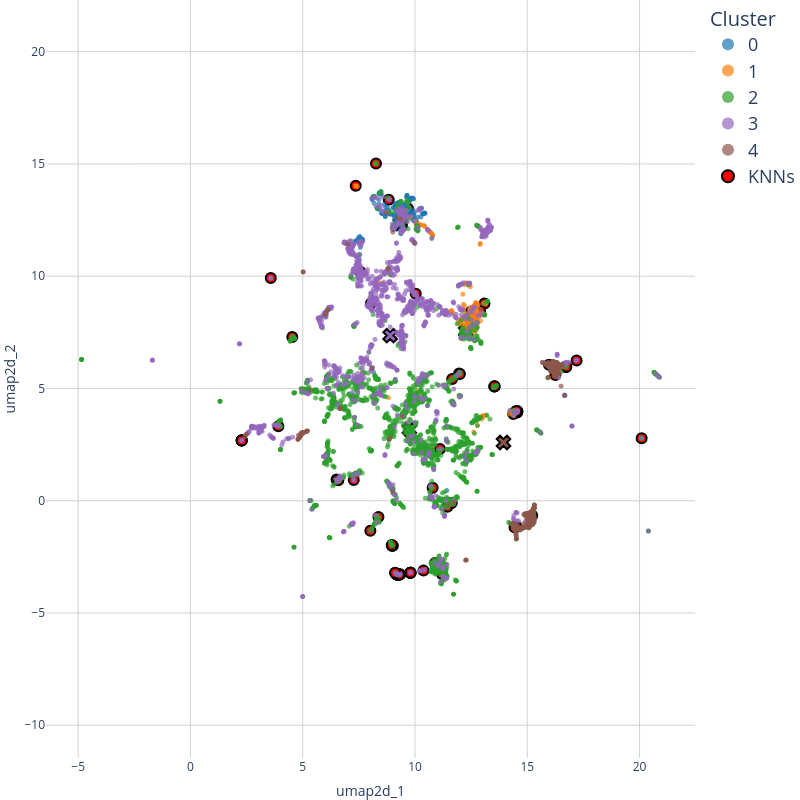

The code cell stored with this chart in its notebook:
### Code cell
# UMAP 2D

# Calcular centroides de cada cluster
centroids = df.groupby(clustering_method)[['umap2d_1', 'umap2d_2']].mean().reset_index()

custom_colors = [
    "#1f77b4", "#ff7f0e", "#2ca02c", "#9467bd", 
    "#8c564b", "#e377c2", "#7f7f7f", "#bcbd22", "#17becf", "#f6a828"
]

custom_colors = custom_colors[:len(clusters)]

# Crear gráfico de dispersión interactivo
fig = px.scatter(
    df, 
    x='umap2d_1',
    y='umap2d_2',
    size=None,
    color=clustering_method,
    color_discrete_sequence=custom_colors,
    hover_data=[clustering_method, 'title'],
    hover_name='title',
    opacity=0.7,
    category_orders={clustering_method: clusters}
)

# Fondo blanco, grilla visible y ejes definidos
fig.update_layout(
    plot_bgcolor='white',
    paper_bgcolor='white',
    xaxis=dict(
        title='umap2d_1',
        showgrid=True,
        gridcolor='lightgray',
        gridwidth=1,
        zeroline=False,
        scaleanchor="y"
    ),
    yaxis=dict(
        title='umap2d_2',
        showgrid=True,
        gridcolor='lightgray',
        gridwidth=1,
        zeroline=False,
        scaleanchor="x"
    ),
    width=800,
    height=800,
    legend_title_text='Cluster',
    legend_title_font_size=20,  # Tamaño más grande para el título de la leyenda
    legend_font_size=18,        # Tamaño más grande para el texto de la leyenda
    legend_tracegroupgap=10,    # Espaciado entre grupos de leyenda
    legend_traceorder='normal', # Orden normal de leyenda
    legend_itemwidth=30,        # Ancho de los elementos de la leyenda
    legend_itemsizing='constant' # Mantener el tamaño de los símbolos constante
)

# Personalizar el formato del tooltip
fig.update_traces(
    marker=dict(size=5),
    hovertemplate="<b>Title:</b> %{hovertext}<br>" +
                  "<b>Cluster:</b> %{customdata[0]}<br>" +
                  "<b>X:</b> %{x}<br>" +
                  "<b>Y:</b> %{y}<br>" +
                  "<extra></extra>"
)

# Agregar puntos resaltados (KNNs) en rojo
fig.add_scatter(
    x=df.loc[knn_idxs[0], 'umap2d_1'],
    y=df.loc[knn_idxs[0], 'umap2d_2'],
    mode='markers',
    marker=dict(color='red', size=10, line=dict(color='black', width=2)),
    name='KNNs',
    showlegend=True,
    customdata=df.loc[knn_idxs[0], [clustering_method]],
    hovertext=df.loc[knn_idxs[0], 'title'],
    hovertemplate="<b>Title:</b> %{hovertext}<br>" +
                  "<b>Cluster:</b> %{customdata[0]}<br>" +
                  "<b>X:</b> %{x}<br>" +
                  "<b>Y:</b> %{y}<br>" +
                  "<extra></extra>"
)

# Asociar colores a cada cluster
cluster_colors = dict(zip(df[clustering_method].cat.categories, custom_colors))

# Agregar centroides con los colores correspondientes
for cluster in centroids[clustering_method]:
    centroid = centroids[centroids[clustering_method] == cluster]
    fig.add_scatter(
        x=centroid['umap2d_1'],
        y=centroid['umap2d_2'],
        mode='markers',
        marker=dict(color=cluster_colors[cluster], size=12, symbol='x', line=dict(color='black', width=2)),
        name=f'Centroid {cluster}',
        showlegend=False
    )

# Guardar gráfico como PDF

fig.update_layout(
    margin=dict(l=0, r=0, t=0, b=0)  # l = left, r = right, t = top, b = bottom
)

fig.write_image("../data/output/UMAP.pdf")

# Mostrar gráfico
fig.show()

### Figure 1 — Plotly figure (JSON) as saved in the notebook; plotly's stock layout.template omitted (floating-point values rounded to 4 significant figures; data arrays with more than 128 entries replaced by an {"elided": "..."} marker saying what was removed)
{"data": [{"customdata": {"elided": "465x2 mixed values"}, "hovertemplate": "<b>Title:</b> %{hovertext}<br><b>Cluster:</b> %{customdata[0]}<br><b>X:</b> %{x}<br><b>Y:</b> %{y}<br><extra></extra>", "hovertext": {"elided": "465 str values"}, "legendgroup": "0", "marker": {"color": "#1f77b4", "opacity": 0.7, "size": 5, "symbol": "circle"}, "mode": "markers", "name": "0", "showlegend": true, "type": "scattergl", "x": {"elided": "465 float values"}, "xaxis": "x", "y": {"elided": "465 float values"}, "yaxis": "y"}, {"customdata": {"elided": "451x2 mixed values"}, "hovertemplate": "<b>Title:</b> %{hovertext}<br><b>Cluster:</b> %{customdata[0]}<br><b>X:</b> %{x}<br><b>Y:</b> %{y}<br><extra></extra>", "hovertext": {"elided": "451 str values"}, "legendgroup": "1", "marker": {"color": "#ff7f0e", "opacity": 0.7, "size": 5, "symbol": "circle"}, "mode": "markers", "name": "1", "showlegend": true, "type": "scattergl", "x": {"elided": "451 float values"}, "xaxis": "x", "y": {"elided": "451 float values"}, "yaxis": "y"}, {"customdata": {"elided": "3124x2 mixed values"}, "hovertemplate": "<b>Title:</b> %{hovertext}<br><b>Cluster:</b> %{customdata[0]}<br><b>X:</b> %{x}<br><b>Y:</b> %{y}<br><extra></extra>", "hovertext": {"elided": "3124 str values"}, "legendgroup": "2", "marker": {"color": "#2ca02c", "opacity": 0.7, "size": 5, "symbol": "circle"}, "mode": "markers", "name": "2", "showlegend": true, "type": "scattergl", "x": {"elided": "3124 float values"}, "xaxis": "x", "y": {"elided": "3124 float values"}, "yaxis": "y"}, {"customdata": {"elided": "1813x2 mixed values"}, "hovertemplate": "<b>Title:</b> %{hovertext}<br><b>Cluster:</b> %{customdata[0]}<br><b>X:</b> %{x}<br><b>Y:</b> %{y}<br><extra></extra>", "hovertext": {"elided": "1813 str values"}, "legendgroup": "3", "marker": {"color": "#9467bd", "opacity": 0.7, "size": 5, "symbol": "circle"}, "mode": "markers", "name": "3", "showlegend": true, "type": "scattergl", "x": {"elided": "1813 float values"}, "xaxis": "x", "y": {"elided": "1813 float values"}, "yaxis": "y"}, {"customdata": {"elided": "448x2 mixed values"}, "hovertemplate": "<b>Title:</b> %{hovertext}<br><b>Cluster:</b> %{customdata[0]}<br><b>X:</b> %{x}<br><b>Y:</b> %{y}<br><extra></extra>", "hovertext": {"elided": "448 str values"}, "legendgroup": "4", "marker": {"color": "#8c564b", "opacity": 0.7, "size": 5, "symbol": "circle"}, "mode": "markers", "name": "4", "showlegend": true, "type": "scattergl", "x": {"elided": "448 float values"}, "xaxis": "x", "y": {"elided": "448 float values"}, "yaxis": "y"}, {"customdata": [[1], [2], [2], [3], [3], [2], [3], [3], [3], [2], [1], [3], [3], [1], [2], [2], [2], [2], [2], [3], [3], [3], [3], [0], [3], [2], [3], [3], [3], [2], [2], [0], [3], [3], [3], [3], [3], [3], [3], [3], [3], [3], [3], [3], [3], [3], [3], [3], [2], [2], [3], [4], [4], [2], [3], [3], [2], [3], [3], [3], [3], [3], [4], [3], [3], [2], [3], [3], [3], [3], [3], [3], [3], [0], [3], [3], [3], [1], [2], [3], [3], [3], [2], [3], [3], [3], [2], [2], [2], [1], [2], [2], [3], [3], [2], [2], [3], [4], [2], [2]], "hovertemplate": "<b>Title:</b> %{hovertext}<br><b>Cluster:</b> %{customdata[0]}<br><b>X:</b> %{x}<br><b>Y:</b> %{y}<br><extra></extra>", "hovertext": ["a control strategy for modular multilevel converters based on arm current control under grid side open circuit fault", "a generic lyapunov based observer for double star chopper cell bridge cell modular multilevel cascade converters", "a grid connected cascaded h bridge multilevel converter with quasi seven level selective harmonic elimination", "a hybrid intelligent control for dscc based modular statcom", "a method for detecting and localizing open circuit switch faults in mmcs using separable conv2d neural networks", "a peak current limit control technique in low voltage ride through operation of the star connected cascaded h bridges converter", "a review on the applications of reinforcement learning control for power electronic converters", "a robust predictive current control of t type three level power converters based on adaptive linear neural network", "active filtering with mmc hvdc systems design and small signal stability analysis", "adaptive ann based single pi controller for nine level puc inverter", "adaptive fault current limiting strategy for flexible dc power grids based on deep neural networks", "adaptive model predictive control using artificial neural network for power converters under parameter uncertainties", "ai assisted design integration of mvdc control and protection", "an adaptive modelling of neuro fuzzy and craziness pso algorithm for dc fault protection system", "an extended level model predictive control method with reduced current thd for modular multilevel converter battery energy storage system", "an intelligent control for m statcom applications", "an intelligent linearization control method for grid tied packed e cell inverter under load variations and parameters mismatch", "an on line capacitor condition monitoring method based on switching frequencies for modular multilevel converters", "analysis and optimization of matrix construction based voltage sensor reduction for mmcs", "application of neural network controller and policy gradient reinforcement learning on modular multilevel converter mmc a proof of concept", "artificial intelligence applications in the control and performance improvement of modular multilevel converters a review", "artificial intelligence techniques for enhancing the performance of controllers in power converter based systems an overview", "artificial neural network based online network strength estimation", "artificial neural network based pi control of battery energy storage system connected with mmc hvdc system", "auto tuned model predictive control based neural network controller for modular multilevel converters", "bayesian regularization based mpc for a hybrid modular multilevel converter", "capacitor parameter estimation based on wavelet transform and convolution neural network", "comprehensive full scale converter wind park initialization for electromagnetic transient studies", "condition monitoring for power converters via deep one class classification", "control and design of a modular multilevel cascade btb system using bidirectional isolated dc dc converters", "control and experiment of a 380 v 15 kw motor drive using modular multilevel cascade converter based on triple star bridge cells mmcc tsbc", "cooperative control of ffm csc using positive and negative trigger angle for offshore wind power transmission", "cyber secured modular multilevel converters against false data injection attacks through concurrent estimators", "data driven fault detection of multiple open circuit faults for mmc systems based on long short term memory networks", "data driven impedance identification and stability online assessment of dfig based wind farm integration with mmc hvdc", "data driven model predictive control for modular multilevel converters with reduced computational complexity", "data driven neural predictors based robust mpc for power converters", "denoising and voltage estimation in modular multilevel converters using deep neural networks", "design and analysis of the model predictive control implemented by the ann technique for mmc based rectifier with improved grid adaptability", "digital twin driven pi parameter evaluation method for grid connected converters", "distributed neural network observer for submodule capacitor voltage estimation in modular multilevel converters", "efficient digital twin construction for energy storage converter control using constrained neural networks", "enhancing control stability in mmc hvdc systems through data driven approaches", "event triggered neural predictor based fcs mpc for mmc", "fault detection in a multilevel inverter using artificial neural networks ann", "fault diagnosis and fault tolerant control algorithm based on neural network in modular multi level converter mmc", "fault diagnosis for modular multilevel converter mmc based on deep learning an edge implementation using binary neural network", "fuzzy approximation arx model based intelligent two horizon robust fcs mpc for power converter", "grid connected cascaded 17 level h bridge converter with selective harmonic elimination", "guest editorial special issue on design and validation methodologies for power electronics components and systems", "gwo based pi controller assisted half bridge sub module mmc for hybrid energy system", "high gain multilevel boost converter based synergetic mppt controller for standalone photovoltaic array", "high performance continuous current capacitive battery balancer with flexibility in battery cells connection and independent of cells location", "hybrid ann linear controller for maximum pv energy harvesting in grid tied packed e cell inverter", "hybrid condition monitoring for power converters learning based methods with statistical guarantees", "impedance identification method of mmc based on control physical information and data driven", "improved dc voltage utilization for the star connected cascaded h bridges converter under unbalanced voltage sags", "improving the resilience of modular multilevel converters using concurrent estimators", "inverse application of artificial intelligence for the control of power converters", "learning based uncertain dynamic verification of mmc hvdc offshore wind systems", "lifetime optimization by injecting circulating currents with a second order harmonic into mmcs", "machine learning assisted stability boundary determination of multiport autonomous reconfigurable solar power plants", "machine learning based control of integrated drive and chagre mode bi modular power converter for pv assisted light electric vehicle", "machine learning emulation of model predictive control for modular multilevel converters", "machine learning enhanced predictive control for modular multilevel converters in hvdc transmission systems", "model free sequential predictive control for mmc with variable candidate set", "model predictive control using artificial neural network for power converters", "multi objective power losses optimization of mmc based on multi population genetic algorithm for hvdc transmission system", "neural network based model predictive control approach for modular multilevel converters", "neural network based model predictive controllers for modular multilevel converters", "neural network controller based on direct and indirect model predictive for modular multilevel converters", "neural predictor based dynamic surface predictive control for power converters", "neural predictor based low switching frequency fcs mpc for mmc with online weighting factors tuning", "offshore low frequency ac transmission system based on back to back current source converters", "open circuit fault detection and localization in modular multilevel converters based on transformer neural networks", "optimized model predictive control using machine learning for hvdc modular multilevel converters", "optimized real time control for modular multilevel converters using adaptive neural networks", "overview of modeling schemes for mmc converter in flexible dc distribution network", "power management systems for harmonic elimination using federated learning approach", "predictor based data driven model free adaptive predictive control of power converters using machine learning", "predictor based neural network finite set predictive control for modular multilevel converter", "protecting modular multilevel converters mmc against ac fault by deadbeat control", "pv panels maximum power point tracking based on ann in three phase packed e cell inverter", "real time fault detection and identification for mmc using 1 d convolutional neural networks", "reinforcement learning based false data injection attacks detector for modular multilevel converters", "reinforcement learning based method to exploit vulnerabilities of false data injection attack detectors in modular multilevel converters", "reliability improvement of mmc in energy storage system using ann based sensorless estimation for sub module voltages", "review of digital controllers in power converters", "sequential predictive torque control of a six phase induction machine fed by a multi modular direct matrix converter", "soft single pole reclosing control for mmc connected ac transmission lines", "startup schemes for modular multilevel converter under different load conditions", "sub module capacitor voltage balancing control based on model prediction", "submodule short circuit fault diagnosis based on wavelet transform and support vector machines for modular multilevel converter with series and parallel connectivity", "supervised imitation learning of finite set model predictive control systems for power electronics", "temporal convolutional network based capacitor voltage prediction with reduced switching frequency for voltage balancing in mmc", "topology and control of a novel multiplexing arm selection type modular multilevel converter", "transfer learning framework for impedance characterization of modular multilevel converters", "utility scale energy storage systems converters and control", "voltage estimation for diode clamped mmcs based on a simplified neural network", "voltage estimation in combination with level adjusted phase shifted carrier modulation la psc for sensorless balancing of diode clamped modular multilevel converters mmcs"], "marker": {"color": "red", "line": {"color": "black", "width": 2}, "size": 10}, "mode": "markers", "name": "KNNs", "showlegend": true, "type": "scatter", "x": [14.37, 8.012, 13.53, 10.03, 14.55, 11.96, 9.221, 9.194, 8.036, 16.73, 13.09, 9.267, 9.193, 12.9, 10.89, 11.66, 16.73, 20.09, 8.371, 9.203, 9.212, 9.231, 9.19, 9.015, 9.198, 9.191, 9.193, 8.829, 14.56, 10.79, 11.45, 9.598, 2.28, 14.5, 9.187, 10.38, 9.802, 9.167, 9.254, 9.193, 9.122, 9.189, 9.182, 9.797, 9.186, 14.44, 9.193, 17.2, 13.54, 6.505, 16.25, 15.96, 14.52, 16.71, 14.56, 9.187, 12.0, 2.281, 9.215, 9.419, 6.586, 3.577, 14.43, 9.283, 9.276, 11.2, 9.274, 7.271, 9.194, 9.272, 9.182, 9.788, 9.797, 9.693, 14.54, 9.269, 9.197, 12.49, 13.55, 9.342, 9.799, 11.11, 16.74, 14.47, 2.283, 2.28, 8.99, 3.914, 11.64, 7.36, 4.533, 9.157, 14.52, 9.285, 9.112, 8.263, 7.549, 15.22, 8.976, 8.965], "y": [3.867, -1.337, 5.083, 9.221, 3.925, 5.668, -3.295, -3.251, 8.786, 5.961, 8.783, -3.276, -3.271, 8.446, -2.77, 5.421, 5.959, 2.786, -0.7253, -3.281, -3.285, -3.297, -3.271, -2.002, -3.269, -3.271, -3.271, 13.4, 3.986, 0.5809, -0.2696, 12.9, 2.683, 3.978, -3.271, -3.108, -3.204, -3.253, -3.275, -3.273, -3.213, -3.271, -3.269, -3.205, -3.272, 3.914, -3.269, 6.248, 5.089, 0.9411, 5.602, 6.06, -1.16, 5.963, 3.987, -3.272, 5.645, 2.685, -3.297, 12.3, 0.9116, 9.915, -1.187, -3.302, -3.292, -3.263, -3.277, 0.9282, -3.267, -3.291, -3.263, -3.206, -3.205, 13.01, 3.951, -3.29, -3.275, 8.423, 5.096, -3.271, -3.203, 2.3, 5.965, 3.932, 2.69, 2.684, -2.003, 3.319, -0.1036, 14.03, 7.293, -3.246, 3.991, -3.283, -3.206, 15.02, 10.21, -0.6598, -2.003, -1.973]}, {"marker": {"color": "#1f77b4", "line": {"color": "black", "width": 2}, "size": 12, "symbol": "x"}, "mode": "markers", "name": "Centroid 0", "showlegend": false, "type": "scatter", "x": [9.341], "y": [12.34]}, {"marker": {"color": "#ff7f0e", "line": {"color": "black", "width": 2}, "size": 12, "symbol": "x"}, "mode": "markers", "name": "Centroid 1", "showlegend": false, "type": "scatter", "x": [12.26], "y": [7.538]}, {"marker": {"color": "#2ca02c", "line": {"color": "black", "width": 2}, "size": 12, "symbol": "x"}, "mode": "markers", "name": "Centroid 2", "showlegend": false, "type": "scatter", "x": [9.747], "y": [3.173]}, {"marker": {"color": "#9467bd", "line": {"color": "black", "width": 2}, "size": 12, "symbol": "x"}, "mode": "markers", "name": "Centroid 3", "showlegend": false, "type": "scatter", "x": [8.891], "y": [7.355]}, {"marker": {"color": "#8c564b", "line": {"color": "black", "width": 2}, "size": 12, "symbol": "x"}, "mode": "markers", "name": "Centroid 4", "showlegend": false, "type": "scatter", "x": [13.94], "y": [2.593]}], "layout": {"height": 800, "legend": {"font": {"size": 18}, "itemsizing": "constant", "itemwidth": 30, "title": {"font": {"size": 20}, "text": "Cluster"}, "tracegroupgap": 10, "traceorder": "normal"}, "margin": {"b": 0, "l": 0, "r": 0, "t": 0}, "paper_bgcolor": "white", "plot_bgcolor": "white", "width": 800, "xaxis": {"anchor": "y", "domain": [0, 1], "gridcolor": "lightgray", "gridwidth": 1, "scaleanchor": "y", "showgrid": true, "title": {"text": "umap2d_1"}, "zeroline": false}, "yaxis": {"anchor": "x", "domain": [0, 1], "gridcolor": "lightgray", "gridwidth": 1, "scaleanchor": "x", "showgrid": true, "title": {"text": "umap2d_2"}, "zeroline": false}}}
